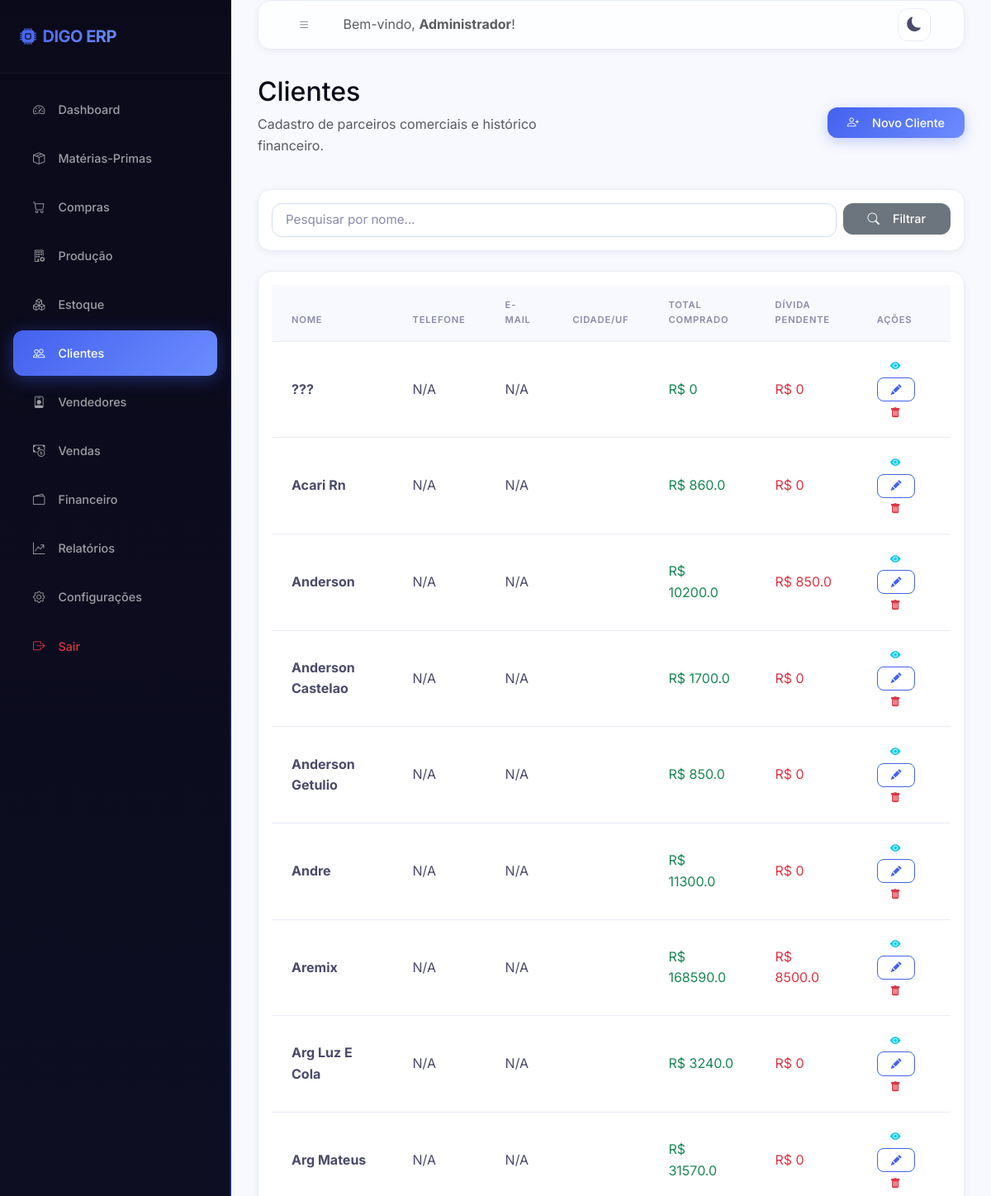
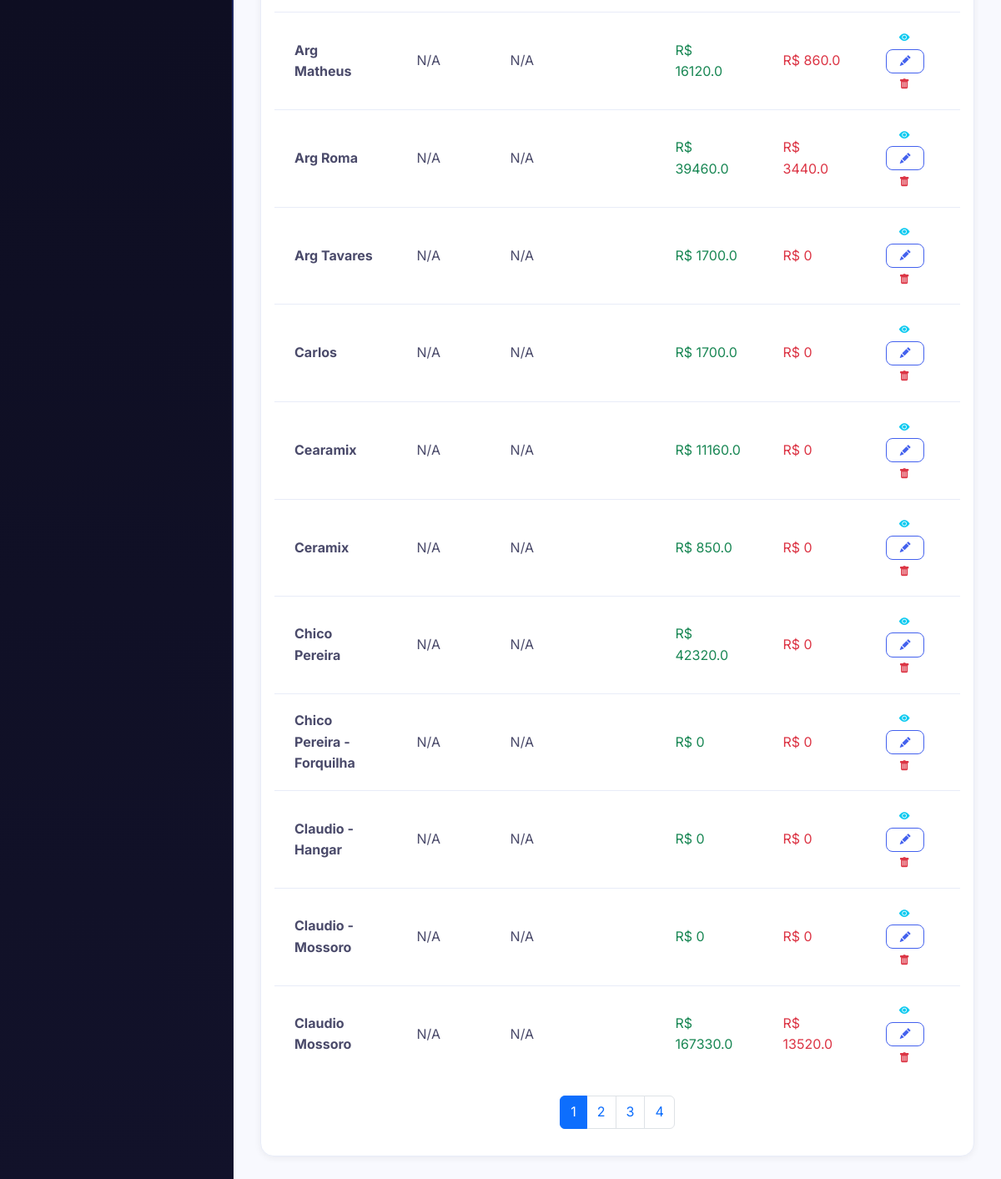
The page /clientes/ (signed in) on the database its author committed (2 pictures, top to bottom).
### models/usuario.py (models this page shows, shortened)
class Usuario(UserMixin, db.Model):
    __tablename__ = 'usuarios'
    id = db.Column(db.Integer, primary_key=True)
    nome = db.Column(db.String(100), nullable=False)
    email = db.Column(db.String(150), unique=True, nullable=False)
    senha_hash = db.Column(db.String(256), nullable=False)
    perfil = db.Column(db.String(20), default='funcionario')  # admin | funcionario
    ativo = db.Column(db.Boolean, default=True)
    criado_em = db.Column(db.DateTime, default=datetime.utcnow)
    ultimo_acesso = db.Column(db.DateTime)
    logs = db.relationship('Log', backref='usuario', lazy='dynamic')
    @property
    def is_admin(self):
        return self.perfil == 'admin'

### models/cliente.py (models this page shows, shortened)
class Cliente(db.Model):
    __tablename__ = 'clientes'
    id = db.Column(db.Integer, primary_key=True)
    nome = db.Column(db.String(150), nullable=False)
    cpf_cnpj = db.Column(db.String(20))
    telefone = db.Column(db.String(20))
    email = db.Column(db.String(150))
    cidade = db.Column(db.String(100))
    estado = db.Column(db.String(2))
    endereco = db.Column(db.String(255))
    observacoes = db.Column(db.Text)
    ativo = db.Column(db.Boolean, default=True)
    criado_em = db.Column(db.DateTime, default=datetime.utcnow)
    vendas = db.relationship('Venda', backref='cliente', lazy='dynamic')
    contas_receber = db.relationship('ContaReceber', backref='cliente', lazy='dynamic')
    @property
    def total_comprado(self):
        return sum(v.valor_liquido for v in self.vendas if v.valor_liquido)
    @property
    def saldo_devendo(self):
        return sum(c.valor for c in self.contas_receber.filter_by(status='pendente'))

### models/venda.py (models this page shows, shortened)
class Venda(db.Model):
    __tablename__ = 'vendas'
    id = db.Column(db.Integer, primary_key=True)
    data = db.Column(db.Date, nullable=False)
    cliente_id = db.Column(db.Integer, db.ForeignKey('clientes.id'), nullable=False)
    vendedor_id = db.Column(db.Integer, db.ForeignKey('vendedores.id'), nullable=True)
    quantidade_sacos = db.Column(db.Integer, nullable=False)
    preco_unitario = db.Column(db.Float, nullable=False)
    desconto = db.Column(db.Float, default=0.0)       # valor do desconto
    frete = db.Column(db.Float, default=0.0)
    tipo_frete = db.Column(db.String(10), default='FOB')  # CIF | FOB
    forma_pagamento = db.Column(db.String(50))         # A VISTA | CHEQUE | PRAZO
    prazo_dias = db.Column(db.Integer, default=0)
    valor_bruto = db.Column(db.Float, default=0.0)    # qtd * preco_unitario
    valor_liquido = db.Column(db.Float, default=0.0)  # bruto - desconto + frete(CIF)
    custo_total = db.Column(db.Float, default=0.0)    # custo produto * qtd
    lucro = db.Column(db.Float, default=0.0)           # liquido - custo
    margem = db.Column(db.Float, default=0.0)          # lucro/liquido * 100
    comissao = db.Column(db.Float, default=0.0)        # % do vendedor sobre valor_liquido
    status_pagamento = db.Column(db.String(20), default='pendente')  # pendente|parcial|pago
    valor_pago = db.Column(db.Float, default=0.0)
    observacoes = db.Column(db.Text)
    criado_por = db.Column(db.Integer, db.ForeignKey('usuarios.id'))
    criado_em = db.Column(db.DateTime, default=datetime.utcnow)
    conta_receber = db.relationship('ContaReceber', backref='venda', uselist=False)

class ContaReceber(db.Model):
    __tablename__ = 'contas_receber'
    id = db.Column(db.Integer, primary_key=True)
    venda_id = db.Column(db.Integer, db.ForeignKey('vendas.id'), nullable=True)
    cliente_id = db.Column(db.Integer, db.ForeignKey('clientes.id'), nullable=False)
    descricao = db.Column(db.String(200))
    valor = db.Column(db.Float, nullable=False)
    vencimento = db.Column(db.Date)
    status = db.Column(db.String(20), default='pendente')  # pendente|pago|vencido
    data_pagamento = db.Column(db.Date)
    valor_pago = db.Column(db.Float, default=0.0)
    criado_em = db.Column(db.DateTime, default=datetime.utcnow)

### routes/clientes.py (the view)
@clientes_bp.route('/')
@login_required
def index():
    busca = request.args.get('q', '')
    page = request.args.get('page', 1, type=int)
    query = Cliente.query.filter_by(ativo=True)
    if busca:
        query = query.filter(Cliente.nome.ilike(f'%{busca}%'))
    clientes = query.order_by(Cliente.nome).paginate(page=page, per_page=20)
    return render_template('clientes/index.html', clientes=clientes, busca=busca)

### templates/clientes/index.html (shortened to what this page needs)
{% extends 'base.html' %}
{% block content %}
<div class="row mb-4 align-items-center">
    <div class="col-sm-6">
        <h2 class="font-weight-bold">Clientes</h2>
        <p class="text-muted">Cadastro de parceiros comerciais e histórico financeiro.</p>
    </div>
    <div class="col-sm-6 text-sm-end">
        <a href="{{ url_for('clientes.novo') }}" class="btn btn-primary"><i class="bi bi-person-plus me-2"></i>Novo Cliente</a>
    </div>
</div>
<div class="card p-3 mb-4">
    <form method="GET" action="{{ url_for('clientes.index') }}" class="row g-2">
        <div class="col-md-10">
            <input type="text" class="form-control" name="q" placeholder="Pesquisar por nome..." value="{{ busca }}">
        </div>
        <div class="col-md-2">
            <button type="submit" class="btn btn-secondary w-100"><i class="bi bi-search me-2"></i>Filtrar</button>
        </div>
    </form>
</div>
<div class="card p-3">
    <div class="table-responsive">
        <table class="table table-hover">
            <thead>
                <tr>
                    <th>Nome</th>
                    <th>Telefone</th>
                    <th>E-mail</th>
                    <th>Cidade/UF</th>
                    <th>Total Comprado</th>
                    <th>Dívida Pendente</th>
                    <th>Ações</th>
                </tr>
            </thead>
            <tbody>
                {% for c in clientes.items %}
                <tr>
                    <td><strong>{{ c.nome }}</strong></td>
                    <td>{{ c.telefone or 'N/A' }}</td>
                    <td>{{ c.email or 'N/A' }}</td>
                    <td>{{ c.cidade or '' }}{% if c.estado %}/{{ c.estado }}{% endif %}</td>
                    <td class="text-success font-weight-bold">R$ {{ c.total_comprado|round(2) }}</td>
                    <td class="text-danger font-weight-bold">R$ {{ c.saldo_devendo|round(2) }}</td>
                    <td>
                        <a href="{{ url_for('clientes.detalhe', id=c.id) }}" class="btn btn-sm btn-outline-info" title="Detalhes"><i class="bi bi-eye-fill"></i></a>
                        <a href="{{ url_for('clientes.editar', id=c.id) }}" class="btn btn-sm btn-outline-primary" title="Editar"><i class="bi bi-pencil-fill"></i></a>
                        <form action="{{ url_for('clientes.excluir', id=c.id) }}" method="POST" class="d-inline" onsubmit="return confirm('Deseja realmente arquivar este cliente?')">
                            <button type="submit" class="btn btn-sm btn-outline-danger" title="Arquivar"><i class="bi bi-trash-fill"></i></button>
                        </form>
                    </td>
                </tr>
                {% else %}
                <tr>
                    <td colspan="7" class="text-center text-muted">Nenhum cliente cadastrado.</td>
                </tr>
                {% endfor %}
            </tbody>
        </table>
    </div>
    {% if clientes.pages > 1 %}
    <nav class="mt-3">
        <ul class="pagination justify-content-center">
            {% for page in clientes.iter_pages() %}
                {% if page %}
                    <li class="page-item {% if page == clientes.page %}active{% endif %}">
                        <a class="page-link" href="{{ url_for('clientes.index', page=page, q=busca) }}">{{ page }}</a>
                    </li>
                {% else %}
                    <li class="page-item disabled"><span class="page-link">...</span></li>
                {% endif %}
            {% endfor %}
        </ul>
    </nav>
    {% endif %}
</div>
{% endblock %}

### templates/base.html (shortened to what this page needs)
<!DOCTYPE html>
<html lang="pt-BR">
<head>
    <link href="https://cdn.jsdelivr.net/npm/bootstrap@5.3.0/dist/css/bootstrap.min.css" rel="stylesheet">
    <link rel="stylesheet" href="https://cdn.jsdelivr.net/npm/bootstrap-icons@1.10.5/font/bootstrap-icons.css">
    <link rel="stylesheet" href="{{ url_for('static', filename='css/style.css') }}">
</head>
<body>
    <div class="wrapper">
        <nav id="sidebar">
            <div class="sidebar-header d-flex align-items-center justify-content-between">
                <h4 class="m-0 text-white font-weight-bold"><i class="bi bi-cpu-fill me-2 text-indigo"></i>DIGO ERP</h4>
            </div>
            <ul class="list-unstyled components">
                <li class="{% if request.blueprint == 'dashboard' %}active{% endif %}">
                    <a href="{{ url_for('dashboard.index') }}"><i class="bi bi-speedometer2"></i> Dashboard</a>
                </li>
                <li class="{% if request.blueprint == 'materias_primas' %}active{% endif %}">
                    <a href="{{ url_for('materias_primas.index') }}"><i class="bi bi-box-seam"></i> Matérias-Primas</a>
                </li>
                <li class="{% if request.blueprint == 'compras' %}active{% endif %}">
                    <a href="{{ url_for('compras.index') }}"><i class="bi bi-cart"></i> Compras</a>
                </li>
                <li class="{% if request.blueprint == 'producao' %}active{% endif %}">
                    <a href="{{ url_for('producao.index') }}"><i class="bi bi-building-gear"></i> Produção</a>
                </li>
                <li class="{% if request.blueprint == 'estoque' %}active{% endif %}">
                    <a href="{{ url_for('estoque.index') }}"><i class="bi bi-boxes"></i> Estoque</a>
                </li>
                <li class="{% if request.blueprint == 'clientes' %}active{% endif %}">
                    <a href="{{ url_for('clientes.index') }}"><i class="bi bi-people"></i> Clientes</a>
                </li>
                <li class="{% if request.blueprint == 'vendedores' %}active{% endif %}">
                    <a href="{{ url_for('vendedores.index') }}"><i class="bi bi-person-badge"></i> Vendedores</a>
                </li>
                <li class="{% if request.blueprint == 'vendas' %}active{% endif %}">
                    <a href="{{ url_for('vendas.index') }}"><i class="bi bi-cash-coin"></i> Vendas</a>
                </li>
                <li class="{% if request.blueprint == 'financeiro' %}active{% endif %}">
                    <a href="{{ url_for('financeiro.index') }}"><i class="bi bi-wallet2"></i> Financeiro</a>
                </li>
                <li class="{% if request.blueprint == 'relatorios' %}active{% endif %}">
                    <a href="{{ url_for('relatorios.index') }}"><i class="bi bi-graph-up-arrow"></i> Relatórios</a>
                </li>
                {% if current_user.is_admin %}
                <li class="{% if request.blueprint == 'configuracoes' %}active{% endif %}">
                    <a href="{{ url_for('configuracoes.index') }}"><i class="bi bi-gear"></i> Configurações</a>
                </li>
                {% endif %}
                <li>
                    <a href="{{ url_for('auth.logout') }}" class="text-danger"><i class="bi bi-box-arrow-right text-danger"></i> Sair</a>
                </li>
            </ul>
        </nav>
        <div id="content">
            <nav class="navbar navbar-expand-lg card mb-4 p-2 d-flex flex-row align-items-center justify-content-between">
                <div class="d-flex align-items-center">
                    <button type="button" id="sidebarCollapse" class="btn btn-outline-secondary me-3">
                        <i class="bi bi-list"></i>
                    </button>
                    <span class="navbar-text d-none d-md-inline text-muted">Bem-vindo, <strong>{{ current_user.nome }}</strong>!</span>
                </div>
                <div class="d-flex align-items-center">
                    <button class="theme-toggle-btn me-3" id="themeToggle" title="Alternar Tema">
                    </button>
                </div>
            </nav>
            <div class="container-fluid p-0 fade-in">
                {% block content %}{% endblock %}
            </div>
        </div>
    </div>
</body>
</html>

### rows shown on the page
Usuario: nome "Administrador"
Cliente: nome "???", telefone "N/A", email "N/A", total_comprado "0", saldo_devendo "0"
Cliente: nome "Acari Rn", telefone "N/A", email "N/A", total_comprado "860.0", saldo_devendo "0"
Cliente: nome "Anderson", telefone "N/A", email "N/A", total_comprado "10200.0", saldo_devendo "850.0"
Cliente: nome "Anderson Castelao", telefone "N/A", email "N/A", total_comprado "1700.0", saldo_devendo "0"
Cliente: nome "Anderson Getulio", telefone "N/A", email "N/A", total_comprado "850.0", saldo_devendo "0"
Cliente: nome "Andre", telefone "N/A", email "N/A", total_comprado "11300.0", saldo_devendo "0"
Cliente: nome "Aremix", telefone "N/A", email "N/A", total_comprado "168590.0", saldo_devendo "8500.0"
Cliente: nome "Arg Luz E Cola", telefone "N/A", email "N/A", total_comprado "3240.0", saldo_devendo "0"
Cliente: nome "Arg Mateus", telefone "N/A", email "N/A", total_comprado "31570.0", saldo_devendo "0"
Cliente: nome "Arg Matheus", telefone "N/A", email "N/A", total_comprado "16120.0", saldo_devendo "860.0"
Cliente: nome "Arg Roma", telefone "N/A", email "N/A", total_comprado "39460.0", saldo_devendo "3440.0"
Cliente: nome "Arg Tavares", telefone "N/A", email "N/A", total_comprado "1700.0", saldo_devendo "0"
Cliente: nome "Carlos", telefone "N/A", email "N/A", total_comprado "1700.0", saldo_devendo "0"
Cliente: nome "Cearamix", telefone "N/A", email "N/A", total_comprado "11160.0", saldo_devendo "0"
Cliente: nome "Ceramix", telefone "N/A", email "N/A", total_comprado "850.0", saldo_devendo "0"
Cliente: nome "Chico Pereira", telefone "N/A", email "N/A", total_comprado "42320.0", saldo_devendo "0"
Cliente: nome "Chico Pereira - Forquilha", telefone "N/A", email "N/A", total_comprado "0", saldo_devendo "0"
Cliente: nome "Claudio - Hangar", telefone "N/A", email "N/A", total_comprado "0", saldo_devendo "0"
Cliente: nome "Claudio - Mossoro", telefone "N/A", email "N/A", total_comprado "0", saldo_devendo "0"
Cliente: nome "Claudio Mossoro", telefone "N/A", email "N/A", total_comprado "167330.0", saldo_devendo "13520.0"

### other values the page prints
{{ page }} "1" "2" "3" "4"
